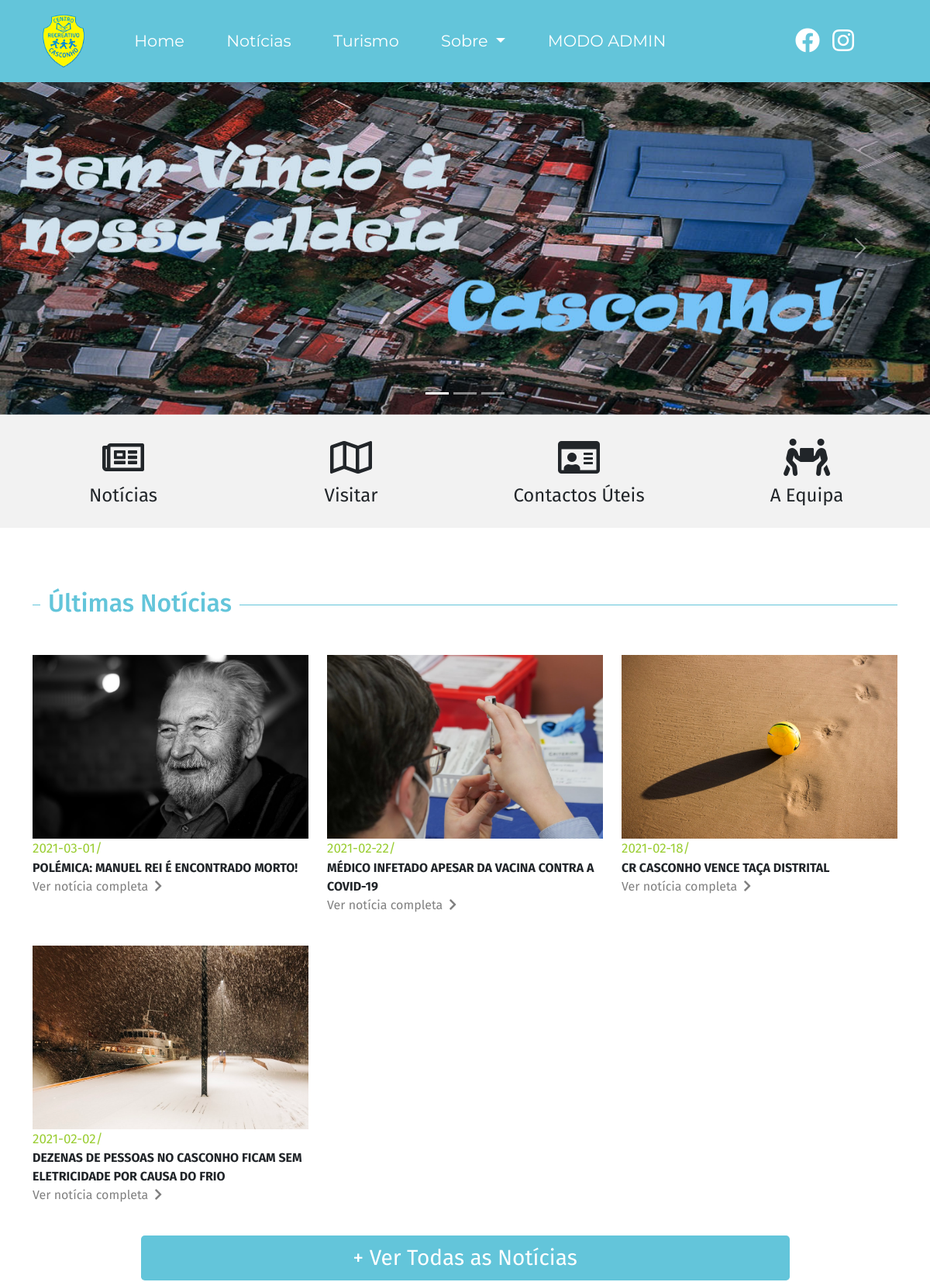
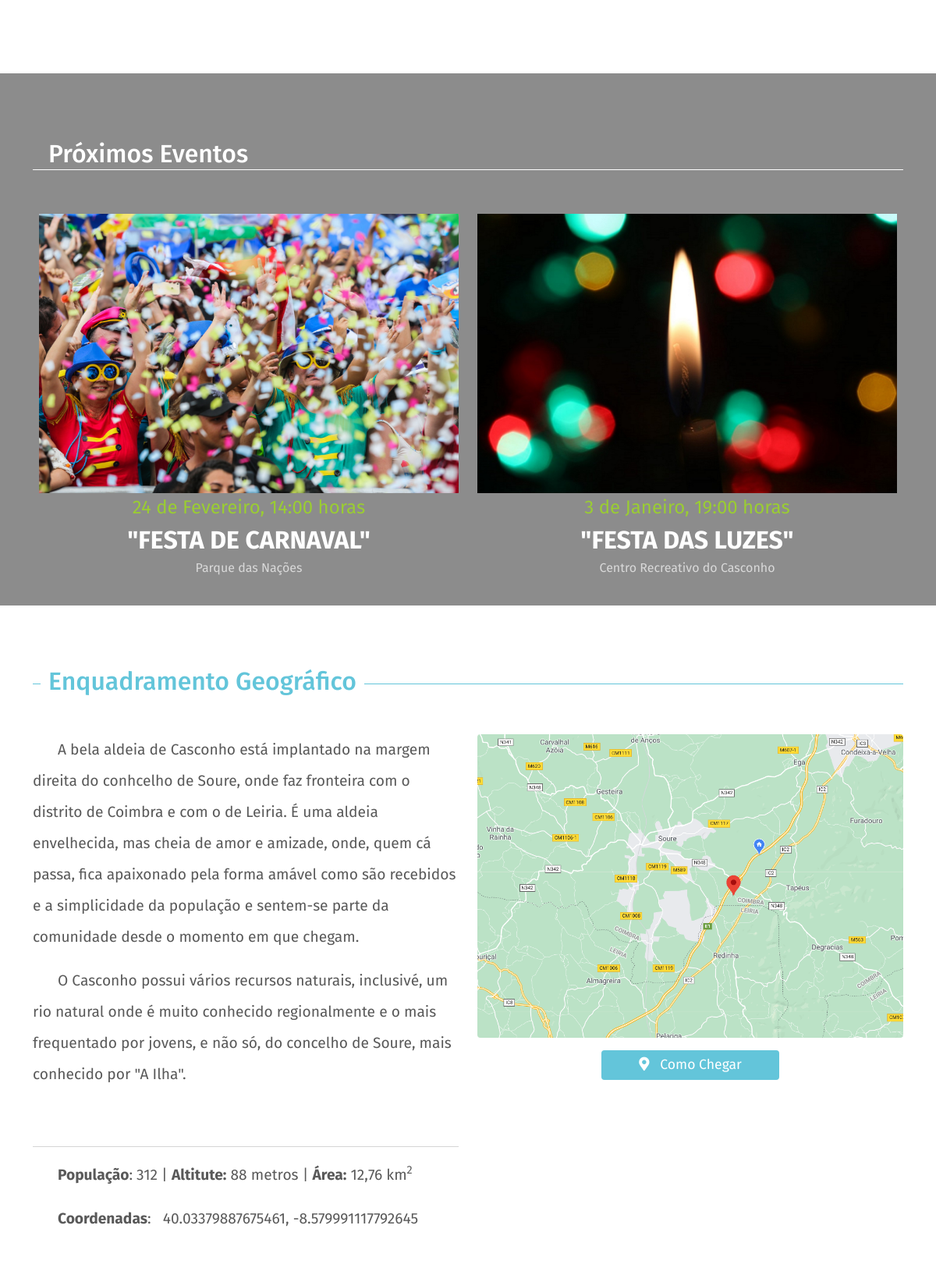
The page / (upper part) on the database its author committed (2 pictures, top to bottom).
### tables this page shows
CREATE TABLE IF NOT EXISTS `noticias` (
  `id` int(11) NOT NULL AUTO_INCREMENT,
  `titulo` varchar(256) NOT NULL,
  `subtitulo` varchar(256) NOT NULL DEFAULT '',
  `intro` varchar(230) NOT NULL DEFAULT '',
  `data` date NOT NULL,
  `autor` varchar(100) NOT NULL DEFAULT '',
  `para1` longtext NOT NULL,
  `para2` longtext,
  `para3` longtext,
  `para4` longtext,
  `para5` longtext,
  `img` varchar(100) NOT NULL,
  PRIMARY KEY (`id`) USING BTREE
);

CREATE TABLE IF NOT EXISTS `evento` (
  `id` int(11) unsigned NOT NULL AUTO_INCREMENT,
  `nome` varchar(50) NOT NULL,
  `data` varchar(50) NOT NULL DEFAULT '',
  `local` varchar(50) NOT NULL,
  `img` varchar(50) NOT NULL,
  PRIMARY KEY (`id`)
);

### index.php (the view, shortened to what this page needs)
<!DOCTYPE html>
<html>
<head>
	<link rel="stylesheet" href="css/bootstrap.min.css">
	<link rel="stylesheet" href="css/fontawesome.min.css">
	<link rel="stylesheet" href="css/crc.css">
</head>
<body>
<?php
require 'includes/connection.php';
?>
<?php
require 'includes/menucrc.php';
?>
<div id="carouselp" class="carousel	slide" data-ride="carousel">
  <ol class="carousel-indicators">
    <li data-target="#carouselp" data-slide-to="0" class="active"></li>
    <li data-target="#carouselp" data-slide-to="1"></li>
    <li data-target="#carouselp" data-slide-to="2"></li>
  </ol>
  <div class="carousel-inner">
    <div class="carousel-item active" data-interval="10000">
    	<img src="img/casc1.jpg" class="w-100 d-block img-fluid" alt="">
    </div>
  </div>
  <a class="carousel-control-prev" href="#carouselp" role="button" data-slide="prev">
    <span class="carousel-control-prev-icon" aria-hidden="true"></span>
  </a>
  <a class="carousel-control-next" href="#carouselp" role="button" data-slide="next">
    <span class="carousel-control-next-icon" aria-hidden="true"></span>
  </a>
</div>
<div class="container-fluid mb-5 p-4 icons-r w-100 d-none d-md-block">
	<div class="row">
		<div class="col- col-3 news">
			<div class="text-center">
				<a href="noticias.php" title="123"> <i class="btn far fa-newspaper fa-3x "  alt=""></i></a>
			</div>
			<div class="fs-4 text-center">Notícias</div>
		</div>
		<div class="col- col-3 news">
			<div class="text-center">
				<a href="turismo.php"><i class="btn far fa-map fa-3x"  alt=""></i></a>
			</div>
			<div class="fs-4 text-center">Visitar</div>
		</div>
		<div class="col- col-3 contact">
			<div class="text-center">
				<a href="contactos.php"><i class="btn far fa-id-card fa-3x"></i></a>
			</div>
			<div class="fs-4 text-center">Contactos Úteis</div>
		</div>
		<div class="col- col-3 eventos">
			<div class="text-center">
				<a href="membros.php"><i class="btn fas fa-people-carry fa-3x"></i></a>
			</div>
			<div class="fs-4 text-center ">A Equipa</div>
		</div>
	</div>
</div>
<?php
$sql = 'SELECT * FROM noticias ORDER BY data DESC';
$sth = $dbh->prepare($sql);
$sth->execute();
?>
<div class="container mt-5">
	<div id="title-news"><h2><span>Últimas Notícias</span></h2></div>
	<div class="row">
		<?php
			while ($obj =$sth->FetchObject()){
				?>
		<div id ="news-1" class="col-sm-12 col-md-4 opac">
			<div class="">
				<a href="noticia.php?id=<?= $obj->id?>"><img src="img/<?=$obj->img?>" class="img-fluid" alt=""></a>
			</div>
			<div class="data-news"><?=$obj->data?>/</div>
			<div class="princ-news text-uppercase"><strong><?=$obj->titulo?></strong></div>
			<a href="noticia.php?id=<?= $obj->id?>" class="text-decoration-none"><div class="more">Ver notícia completa<i class="fas fa-chevron-right ml-2"></i></div></a>
		</div>
		<?php }?>
		<div class="text-center"><a href="noticias.php" role="Button"><button type="button" class="btn-lg mb-5 p-2 w-75 text center btn-news">+ Ver Todas as Notícias</button></a>
		</div>
	</div>
</div>
<?php
$sqlev = 'SELECT * FROM evento ORDER BY id DESC';
$sth = $dbh->prepare($sqlev);
$sth->execute();
?>
<div class="border-top-white p-1 mt-5 " style="background-color:#8c8c8c">
	<div class="container">
		<div id="title-event"><h2><span>Próximos Eventos</span></h2></div>
		<div class="row p-2 mt-5 text-center" >
			<?php
			while ($obj =$sth->FetchObject()){
				?>
			<div class="col-md-6 col opac">
				<div class="text-center">
					<img src="img/<?=$obj->img?>" class="img-fluid" alt="">
				</div>
				<div class="data-event text-center"><?=$obj->data?></div>
				<div class="event-princ text-uppercase text-center"><strong>"<?=$obj->nome?>"</strong></div>
				<div class="more-e mb-4"><?=$obj->local?></div>
			</div>
			<?php } ?>
		</div>
	</div>
</div>
<div class="container mt-5">
	<div id="title-news"><h2><span>Enquadramento Geográfico</span></h2></div>
	<div class="row">
		<div id ="news-1" class="col-12 col-lg-6">
			<div class="text-geo text-center text-lg-left">
        <p>A bela aldeia de Casconho está implantado na margem direita do conhcelho de Soure, onde faz fronteira com o distrito de Coimbra e com o de Leiria. É uma aldeia envelhecida, mas cheia de amor e amizade, onde, quem cá passa, fica apaixonado pela forma amável como são recebidos e a simplicidade da população e sentem-se parte da comunidade desde o momento em que chegam. </p>
        <p>O Casconho possui vários recursos naturais, inclusivé, um rio natural onde é muito conhecido regionalmente e o mais frequentado por jovens, e não só, do concelho de Soure, mais conhecido por "A Ilha".</p>
        <br>
        <hr>
        <p><strong>População</strong>: 312 |  <strong>Altitute:</strong> 88 metros |  <strong>Área:</strong> 12,76 km<sup>2</sup></p>
        <p> <strong>Coordenadas</strong>: &nbsp 40.03379887675461, -8.579991117792645
      </div>
		</div>
		<div id ="news-2" class="col-12 col-lg-6">
			<div class="">
				<a href="https://www.google.com/maps/place/Casconho,+Soure/@40.0330421,-8.5975436,14z/data=!3m1!4b1!4m5!3m4!1s0xd225c2ce789a6fd:0xa00ebc04f80c5c0!8m2!3d40.033044!4d-8.580034" title=""><img src="img/maaaps.png" class="img-fluid rounded" alt=""></a>
			</div>
			<div class="text-center"><a href="https://www.google.com/maps/place/Casconho,+Soure/@40.0330421,-8.5975436,14z/data=!3m1!4b1!4m5!3m4!1s0xd225c2ce789a6fd:0xa00ebc04f80c5c0!8m2!3d40.033044!4d-8.580034" role="Button"><button class="btn my-3 px-5 text center btn-map"><i class="fas fa-map-marker-alt"></i>  &nbsp Como Chegar</button></a>
		</div>
		</div>
	</div>
</div>
</body>
</html>

### css/crc.css (style rules this page uses)
html, body { height: 100%; font-family: 'Fira Sans', 'Roboto', sans-serif; }
.icons-r { background-color: #f2f2f2; }
#title-news { margin-top: 6rem; margin-bottom: 4rem; }
#title-news h2 { width: 100%; border-bottom: 1px solid #63C5DA; line-height: 0.1em; }
#title-news h2, #title-news span { background: #fff; padding: 0 10px; color: #63C5DA; }
.data-news { font-size: 17px; color: yellowgreen; }
.more { color: grey; text-decoration: none; margin-bottom: 2.5rem; }
.btn-news { background-color: #63C5DA; font-size: 1.75rem; color: white; border: none; }
.data-event { font-size: 1.5rem; color: yellowgreen; }
#title-event { margin-top: 5rem; color: white; }
.event-princ { color: white; font-size: 2rem; }
#title-event h2 { width: 100%; border-bottom: 1px solid #ffffff; }
#title-event h2, #title-event span { padding: 0 10px; color: #ffffff; }
.more-e { color: #d9d9d9; text-decoration: none; }
.text-geo { line-height: 2.5rem; font-size: 1.2rem; margin: 0; text-indent: 2rem; color: #595959; }
.btn-map { background-color: #63C5DA; font-size: 1.1rem; color: white; border: none; }

### rows shown on the page
noticias: img (picture), data "2021-03-01", titulo "POLÉMICA: MANUEL REI É ENCONTRADO MORTO!"
noticias: img (picture), data "2021-02-22", titulo "MÉDICO INFETADO APESAR DA VACINA CONTRA A COVID-19"
noticias: img (picture), data "2021-02-18", titulo "CR CASCONHO VENCE TAÇA DISTRITAL"
noticias: img (picture), data "2021-02-02", titulo "DEZENAS DE PESSOAS NO CASCONHO FICAM SEM ELETRICIDADE POR CAUSA DO FRIO"
evento: img (picture), data "24 de Fevereiro, 14:00 horas", nome "FESTA DE CARNAVAL", local "Parque das Nações"
evento: img (picture), data "3 de Janeiro, 19:00 horas", nome "FESTA DAS LUZES", local "Centro Recreativo do Casconho"
